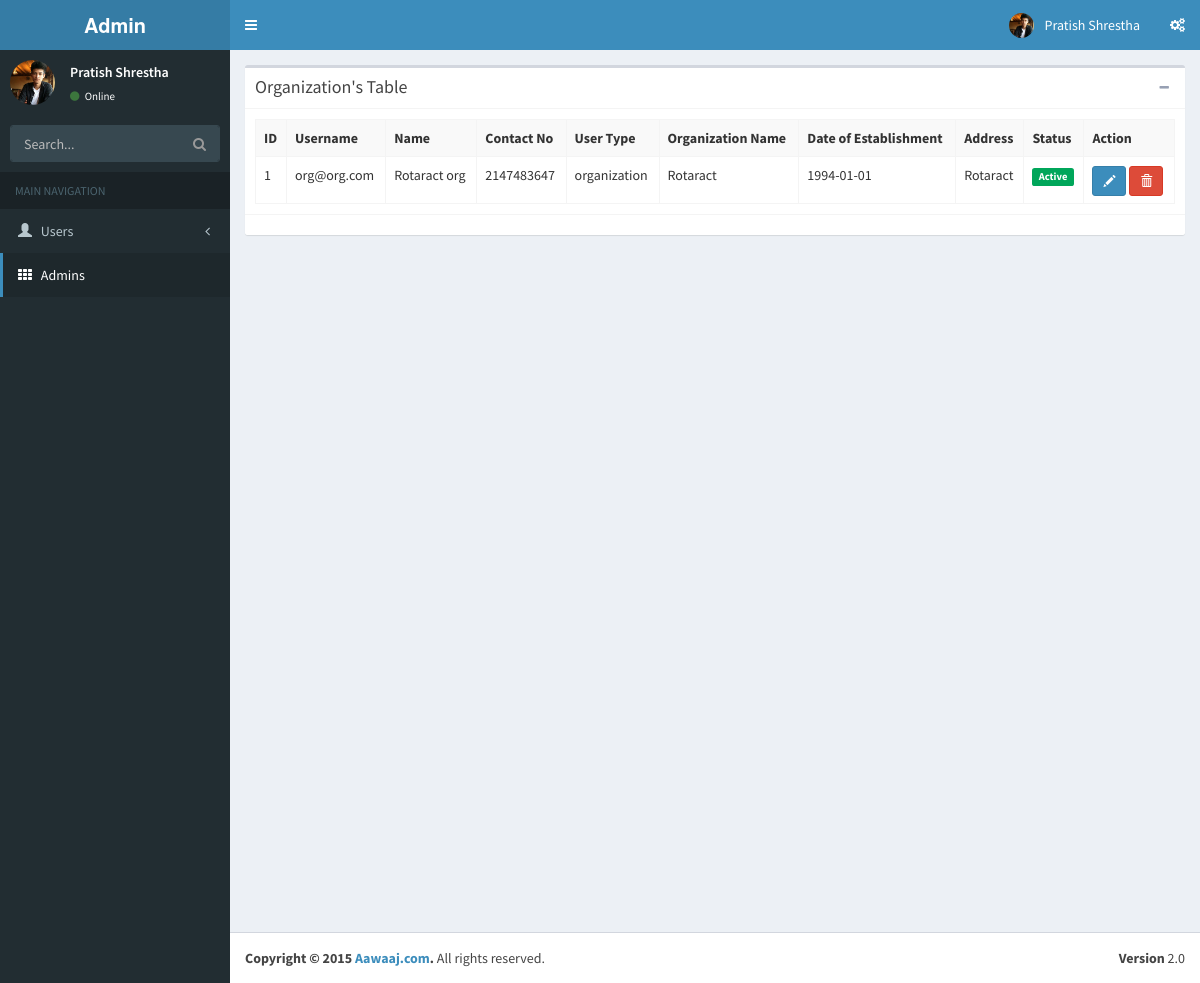
Page /admin/index.php?page=org on the earlier database version.
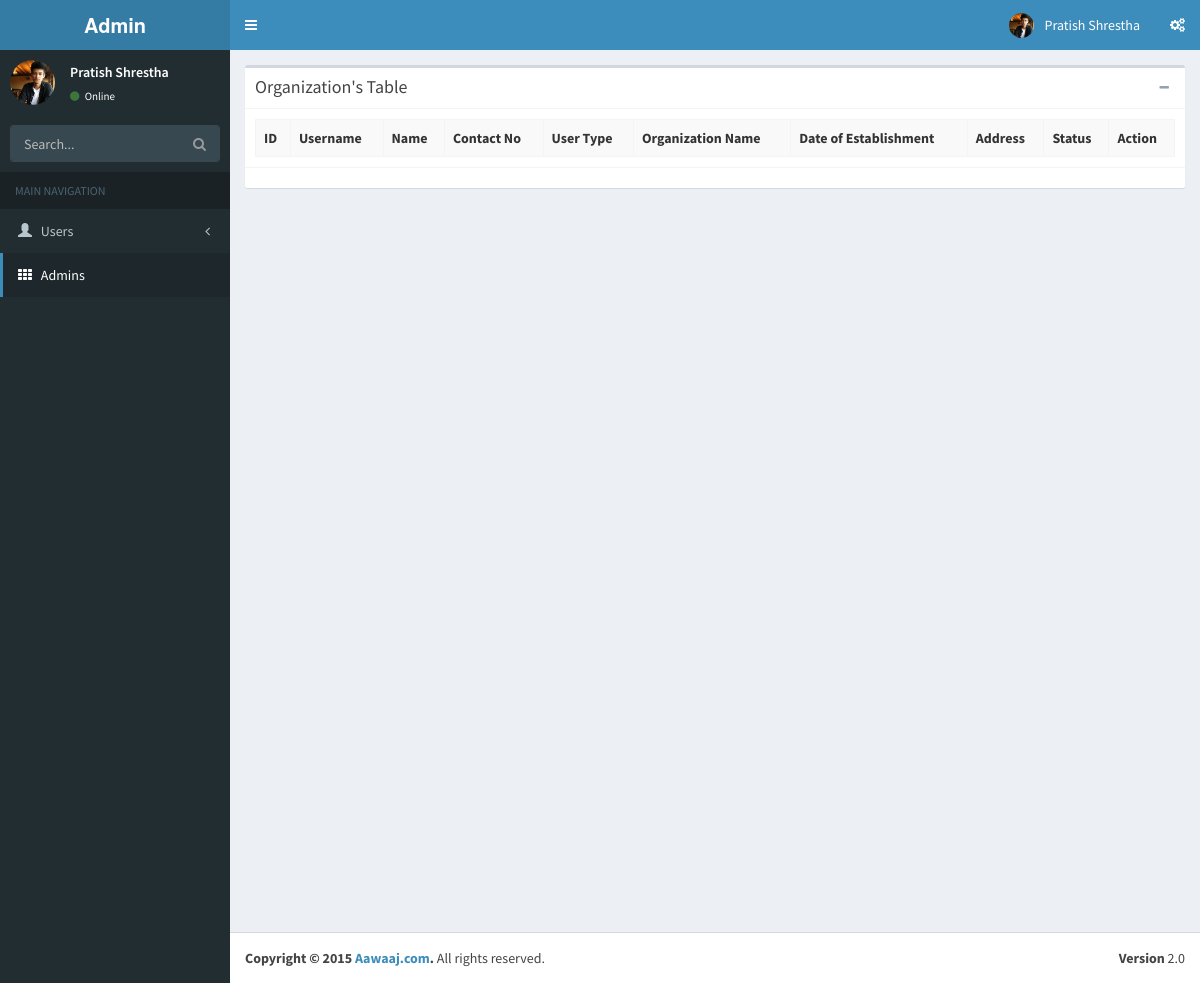
Same page on the later database version.
### tables this page shows
CREATE TABLE IF NOT EXISTS `organization` (
  `org_id` int(11) NOT NULL AUTO_INCREMENT,
  `name` varchar(40) NOT NULL,
  `doe` varchar(20) NOT NULL,
  `img` varchar(100) NOT NULL,
  `address` varchar(60) NOT NULL,
  `objective` text NOT NULL,
  `type` enum('organization') NOT NULL,
  `u_id` int(11) DEFAULT NULL,
  PRIMARY KEY (`org_id`),
  KEY `u_id` (`u_id`)
);

CREATE TABLE IF NOT EXISTS `user` (
  `user_id` int(11) NOT NULL AUTO_INCREMENT,
  `user_name` varchar(30) NOT NULL,
  `first_name` varchar(20) NOT NULL,
  `last_name` varchar(20) NOT NULL,
  `contact_number` int(30) NOT NULL,
  `user_type` enum('generalUser','organization','welfare') NOT NULL,
  `user_status` tinyint(1) NOT NULL,
  `user_hash` varchar(255) DEFAULT NULL,
  PRIMARY KEY (`user_id`),
  UNIQUE KEY `user_name` (`user_name`)
);

### admin/views/admin/container.php (called while the page is built)
<?php
include_once(ROOT_PATH."admin/views/admin/header.php");
include_once(ROOT_PATH."admin/views/admin/".$view_page.".php");
include_once(ROOT_PATH."admin/views/admin/footer.php");

### admin/system/repository/organizationrepository.class.php (called while the page is built, shortened)
<?php
	class OrganizationRepository{
		private $db;
		public function __construct(){
			$this->db = new DBConnection();
		}
		public function get_all(){
			$user_list = array();
			$this->db->connect();
			$sql = "SELECT user_id,user_name,first_name,last_name,contact_number,user_type,user_status,name,doe,img,address,objective FROM user INNER JOIN organization ON user_id = u_id";
			$result = $this->db->fetchquery($sql);
			while($row = $result->fetch_assoc()){
				$user = new User();
				$user->set_user_id($row['user_id']);
				$user->set_user_name($row['user_name']);
				$user->set_first_name($row['first_name']);
				$user->set_last_name($row['last_name']);
				$user->set_contact_number($row['contact_number']);
				$user->set_user_type($row['user_type']);
				$user->set_user_status($row['user_status']);
				$user->set_name($row['name']);
				$user->set_doe($row['doe']);
				$user->set_img($row['img']);
				$user->set_address($row['address']);
				$user->set_objective($row['objective']);
				array_push($user_list,$user);
			}
			return $user_list;
		}
	}
?>

### admin/system/dbUtil/dbconnection.class.php (called while the page is built, shortened)
<?php
	class DBConnection{
		private $conn;
		public function connect(){
			$this->conn = new mysqli(HOSTNAME,USERNAME,PASSWORD,DATABASE);
		}
		public function fetchquery($sql){
			return $this->conn->query($sql);
		}
	}
?>

### admin/system/model/user.class.php (called while the page is built, shortened)
<?php
	class User{
		private $user_id;
		private $user_name;
		private $first_name;
		private $last_name;
		private $contact_number;
		private $user_type;
		private $user_status;
		private $name;
		private $doe;
		private $address;
		public function get_user_id(){
			return $this->user_id;
		}
		public function set_user_id($user_id){
			$this->user_id = $user_id;
		}
		public function get_user_name(){
			return $this->user_name;
		}
		public function set_user_name($user_name){
			$this->user_name = $user_name;
		}
		public function get_first_name(){
			return $this->first_name;
		}
		public function set_first_name($first_name){
			$this->first_name = $first_name;
		}
		public function get_last_name(){
			return $this->last_name;
		}
		public function set_last_name($last_name){
			$this->last_name = $last_name;
		}
		public function get_contact_number(){
			return $this->contact_number;{}
		}
		public function set_contact_number($contact_number){
			$this->contact_number = $contact_number;
		}
		public function get_user_type(){
			return $this->user_type;
		}
		public function set_user_type($user_type){
			$this->user_type = $user_type;
		}
		public function get_user_status(){
			return $this->user_status ;
		}
		public function set_user_status($user_status){
			$this->user_status = $user_status;
		}
		public function  get_name(){
			return $this->name;
		}
		public function set_name($name){
			$this->name = $name;
		}
		public function get_doe(){
			return $this->doe;
		}
		public function set_doe($doe){
			$this->doe = $doe;
		}
		public function  get_address(){
			return $this->address;
		}
		public function set_address($address){
			$this->address = $address;
		}
	}
?>

### admin/views/admin/organizationview/index.php (the view, shortened to what the changed rows need)
<section class="content">
  <div class="box">
    <div class="box-body">
      <table class="table table-bordered table-hover table-striped">
        <tr>
          <th>ID</th>
          <th>Username</th>
          <th>Name</th>
          <th>Contact No</th>
          <th>User Type</th>
          <th>Organization Name</th>
          <th>Date of Establishment</th>
          <th>Address</th>
          <th>Status</th>
          <th>Action</th>
         <?php
        $id=1;
        foreach($this->organizationrepository->get_all() as $user){
         ?>
        <tr>
          <td><?php echo $id++?></td>
          <td><?php echo $user->get_user_name();?></td>
          <td><?php echo $user->get_first_name();?> <?php echo $user->get_last_name();?></td>
          <td><?php echo $user->get_contact_number();?></td>
          <td><?php echo $user->get_user_type();?></td>
          <td><?php echo $user->get_name();?></td>
          <td><?php echo $user->get_doe();?></td>
          <td><?php echo $user->get_address();?></td>
          <?php if($user->get_user_status()==1){
            ?>
             <td><span class="label label-success">Active</span></td>
           <?php
           }else{
        ?>
          <td><span class="label label-danger">Inactive</span></td>
        <?php
         }
         ?>
          <td><a href="<?php echo BASE_URL;?>/index.php?page=org&m=edit&id=<?php echo $user->get_user_id();?>" class="btn btn-primary btn-sm glyphicon glyphicon-pencil"></a>
              <a href="<?php echo BASE_URL;?>/index.php?page=org&m=delete&id=<?php echo $user->get_user_id();?>" class="btn btn-danger btn-sm glyphicon glyphicon-trash" onclick="return confirm('Are you sure?')"></a></td>
        </tr>
        <?php
        }
          ?>
      </table>
    </div>
  </div>
</section>

Differences in the rows shown:
removed organization: u.user_name "org@org.com", u.first_name "Rotaract", u.last_name "org", u.contact_number "2147483647", u.user_type "organization", name "Rotaract", doe "1994-01-01", address "Rotaract"
